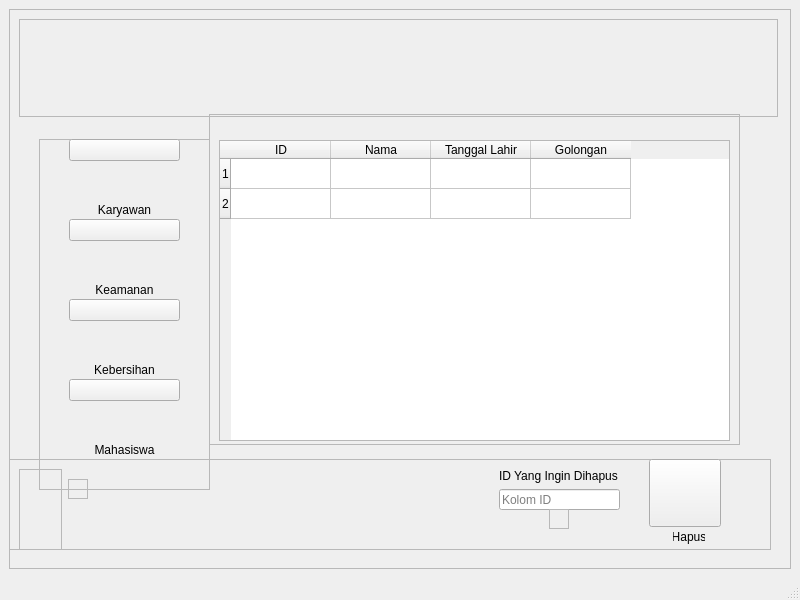
<?xml version="1.0" encoding="UTF-8"?>
<ui version="4.0">
 <class>MainWindow</class>
 <widget class="QMainWindow" name="MainWindow">
  <property name="geometry">
   <rect>
    <x>0</x>
    <y>0</y>
    <width>800</width>
    <height>600</height>
   </rect>
  </property>
  <property name="windowTitle">
   <string>MainWindow</string>
  </property>
  <widget class="QWidget" name="centralwidget">
   <layout class="QGridLayout" name="gridLayout">
    <item row="0" column="1">
     <widget class="QFrame" name="frame">
      <property name="frameShape">
       <enum>QFrame::StyledPanel</enum>
      </property>
      <property name="frameShadow">
       <enum>QFrame::Raised</enum>
      </property>
      <widget class="QFrame" name="frame_2">
       <property name="geometry">
        <rect>
         <x>10</x>
         <y>10</y>
         <width>759</width>
         <height>98</height>
        </rect>
       </property>
       <property name="frameShape">
        <enum>QFrame::StyledPanel</enum>
       </property>
       <property name="frameShadow">
        <enum>QFrame::Raised</enum>
       </property>
       <layout class="QGridLayout" name="gridLayout_3">
        <item row="0" column="0">
         <layout class="QHBoxLayout" name="horizontalLayout">
          <item>
           <widget class="QLabel" name="label_3">
            <property name="text">
             <string/>
            </property>
            <property name="pixmap">
             <pixmap resource="img_rsc.qrc">:/images/img/upn logo.png</pixmap>
            </property>
            <property name="scaledContents">
             <bool>true</bool>
            </property>
           </widget>
          </item>
          <item>
           <widget class="QLabel" name="label">
            <property name="text">
             <string/>
            </property>
            <property name="pixmap">
             <pixmap resource="img_rsc.qrc">:/images/img/poli gigi logo.png</pixmap>
            </property>
           </widget>
          </item>
         </layout>
        </item>
        <item row="0" column="1">
         <spacer name="horizontalSpacer">
          <property name="orientation">
           <enum>Qt::Horizontal</enum>
          </property>
          <property name="sizeHint" stdset="0">
           <size>
            <width>258</width>
            <height>20</height>
           </size>
          </property>
         </spacer>
        </item>
       </layout>
      </widget>
      <widget class="QFrame" name="frame_4">
       <property name="geometry">
        <rect>
         <x>200</x>
         <y>105</y>
         <width>531</width>
         <height>331</height>
        </rect>
       </property>
       <property name="frameShape">
        <enum>QFrame::StyledPanel</enum>
       </property>
       <property name="frameShadow">
        <enum>QFrame::Raised</enum>
       </property>
       <widget class="QTableWidget" name="tableWidget">
        <property name="geometry">
         <rect>
          <x>10</x>
          <y>26</y>
          <width>511</width>
          <height>301</height>
         </rect>
        </property>
        <property name="editTriggers">
         <set>QAbstractItemView::NoEditTriggers</set>
        </property>
        <row>
         <property name="text">
          <string>1</string>
         </property>
        </row>
        <row>
         <property name="text">
          <string>2</string>
         </property>
        </row>
        <column>
         <property name="text">
          <string>ID</string>
         </property>
        </column>
        <column>
         <property name="text">
          <string>Nama</string>
         </property>
        </column>
        <column>
         <property name="text">
          <string>Tanggal Lahir</string>
         </property>
        </column>
        <column>
         <property name="text">
          <string>Golongan</string>
         </property>
        </column>
       </widget>
      </widget>
      <widget class="QFrame" name="frame_3">
       <property name="geometry">
        <rect>
         <x>0</x>
         <y>450</y>
         <width>762</width>
         <height>91</height>
        </rect>
       </property>
       <property name="frameShape">
        <enum>QFrame::StyledPanel</enum>
       </property>
       <property name="frameShadow">
        <enum>QFrame::Raised</enum>
       </property>
       <widget class="QFrame" name="frame_5">
        <property name="geometry">
         <rect>
          <x>59</x>
          <y>20</y>
          <width>20</width>
          <height>20</height>
         </rect>
        </property>
        <property name="frameShape">
         <enum>QFrame::StyledPanel</enum>
        </property>
        <property name="frameShadow">
         <enum>QFrame::Raised</enum>
        </property>
        <layout class="QGridLayout" name="gridLayout_2"/>
       </widget>
       <widget class="QWidget" name="layoutWidget">
        <property name="geometry">
         <rect>
          <x>490</x>
          <y>10</y>
          <width>121</width>
          <height>41</height>
         </rect>
        </property>
        <layout class="QGridLayout" name="gridLayout_8">
         <item row="0" column="0">
          <widget class="QLabel" name="label_2">
           <property name="text">
            <string>ID Yang Ingin Dihapus</string>
           </property>
          </widget>
         </item>
         <item row="1" column="0">
          <widget class="QLineEdit" name="lineEdit">
           <property name="placeholderText">
            <string>Kolom ID</string>
           </property>
          </widget>
         </item>
        </layout>
       </widget>
       <widget class="QFrame" name="frame_7">
        <property name="geometry">
         <rect>
          <x>10</x>
          <y>10</y>
          <width>43</width>
          <height>91</height>
         </rect>
        </property>
        <property name="frameShape">
         <enum>QFrame::StyledPanel</enum>
        </property>
        <property name="frameShadow">
         <enum>QFrame::Raised</enum>
        </property>
       </widget>
       <widget class="QFrame" name="frame_6">
        <property name="geometry">
         <rect>
          <x>540</x>
          <y>50</y>
          <width>20</width>
          <height>20</height>
         </rect>
        </property>
        <property name="frameShape">
         <enum>QFrame::StyledPanel</enum>
        </property>
        <property name="frameShadow">
         <enum>QFrame::Raised</enum>
        </property>
        <layout class="QGridLayout" name="gridLayout_7"/>
       </widget>
       <widget class="QPushButton" name="pushButton">
        <property name="geometry">
         <rect>
          <x>640</x>
          <y>0</y>
          <width>72</width>
          <height>68</height>
         </rect>
        </property>
        <property name="text">
         <string/>
        </property>
        <property name="icon">
         <iconset resource="img_rsc.qrc">
          <normaloff>:/images/img/hapus_data.png</normaloff>:/images/img/hapus_data.png</iconset>
        </property>
        <property name="iconSize">
         <size>
          <width>60</width>
          <height>60</height>
         </size>
        </property>
       </widget>
       <widget class="QLabel" name="label_5">
        <property name="geometry">
         <rect>
          <x>664</x>
          <y>70</y>
          <width>32</width>
          <height>16</height>
         </rect>
        </property>
        <property name="text">
         <string>Hapus</string>
        </property>
        <property name="alignment">
         <set>Qt::AlignCenter</set>
        </property>
       </widget>
      </widget>
      <widget class="QFrame" name="frame_8">
       <property name="geometry">
        <rect>
         <x>30</x>
         <y>130</y>
         <width>171</width>
         <height>351</height>
        </rect>
       </property>
       <property name="frameShape">
        <enum>QFrame::StyledPanel</enum>
       </property>
       <property name="frameShadow">
        <enum>QFrame::Raised</enum>
       </property>
       <widget class="QWidget" name="layoutWidget_2">
        <property name="geometry">
         <rect>
          <x>30</x>
          <y>0</y>
          <width>111</width>
          <height>114</height>
         </rect>
        </property>
        <layout class="QVBoxLayout" name="verticalLayout_7">
         <item>
          <widget class="QPushButton" name="pushButton_2">
           <property name="text">
            <string/>
           </property>
           <property name="icon">
            <iconset resource="img_rsc.qrc">
             <normaloff>:/images/img/karyawan.png</normaloff>:/images/img/karyawan.png</iconset>
           </property>
           <property name="iconSize">
            <size>
             <width>85</width>
             <height>85</height>
            </size>
           </property>
          </widget>
         </item>
         <item>
          <widget class="QLabel" name="label_6">
           <property name="text">
            <string>Karyawan</string>
           </property>
           <property name="alignment">
            <set>Qt::AlignCenter</set>
           </property>
          </widget>
         </item>
        </layout>
       </widget>
       <widget class="QWidget" name="layoutWidget_3">
        <property name="geometry">
         <rect>
          <x>30</x>
          <y>80</y>
          <width>111</width>
          <height>114</height>
         </rect>
        </property>
        <layout class="QVBoxLayout" name="verticalLayout_6">
         <item>
          <widget class="QPushButton" name="pushButton_3">
           <property name="text">
            <string/>
           </property>
           <property name="icon">
            <iconset resource="img_rsc.qrc">
             <normaloff>:/images/img/satpam.png</normaloff>:/images/img/satpam.png</iconset>
           </property>
           <property name="iconSize">
            <size>
             <width>85</width>
             <height>85</height>
            </size>
           </property>
          </widget>
         </item>
         <item>
          <widget class="QLabel" name="label_7">
           <property name="text">
            <string>Keamanan</string>
           </property>
           <property name="alignment">
            <set>Qt::AlignCenter</set>
           </property>
          </widget>
         </item>
        </layout>
       </widget>
       <widget class="QWidget" name="layoutWidget_4">
        <property name="geometry">
         <rect>
          <x>30</x>
          <y>160</y>
          <width>111</width>
          <height>114</height>
         </rect>
        </property>
        <layout class="QVBoxLayout" name="verticalLayout_5">
         <item>
          <widget class="QPushButton" name="pushButton_4">
           <property name="text">
            <string/>
           </property>
           <property name="icon">
            <iconset resource="img_rsc.qrc">
             <normaloff>:/images/img/cs.png</normaloff>:/images/img/cs.png</iconset>
           </property>
           <property name="iconSize">
            <size>
             <width>85</width>
             <height>85</height>
            </size>
           </property>
          </widget>
         </item>
         <item>
          <widget class="QLabel" name="label_8">
           <property name="text">
            <string>Kebersihan</string>
           </property>
           <property name="alignment">
            <set>Qt::AlignCenter</set>
           </property>
          </widget>
         </item>
        </layout>
       </widget>
       <widget class="QWidget" name="layoutWidget_5">
        <property name="geometry">
         <rect>
          <x>30</x>
          <y>240</y>
          <width>111</width>
          <height>114</height>
         </rect>
        </property>
        <layout class="QVBoxLayout" name="verticalLayout_8">
         <item>
          <widget class="QPushButton" name="pushButton_5">
           <property name="text">
            <string/>
           </property>
           <property name="icon">
            <iconset resource="img_rsc.qrc">
             <normaloff>:/images/img/mahasiswa.png</normaloff>:/images/img/mahasiswa.png</iconset>
           </property>
           <property name="iconSize">
            <size>
             <width>85</width>
             <height>85</height>
            </size>
           </property>
          </widget>
         </item>
         <item>
          <widget class="QLabel" name="label_9">
           <property name="text">
            <string>Mahasiswa</string>
           </property>
           <property name="alignment">
            <set>Qt::AlignCenter</set>
           </property>
          </widget>
         </item>
        </layout>
       </widget>
      </widget>
     </widget>
    </item>
   </layout>
  </widget>
  <widget class="QMenuBar" name="menubar">
   <property name="geometry">
    <rect>
     <x>0</x>
     <y>0</y>
     <width>800</width>
     <height>21</height>
    </rect>
   </property>
  </widget>
  <widget class="QStatusBar" name="statusbar"/>
 </widget>
 <resources>
  <include location="img_rsc.qrc"/>
  <include location="img_rsc.qrc"/>
 </resources>
 <connections/>
</ui>
